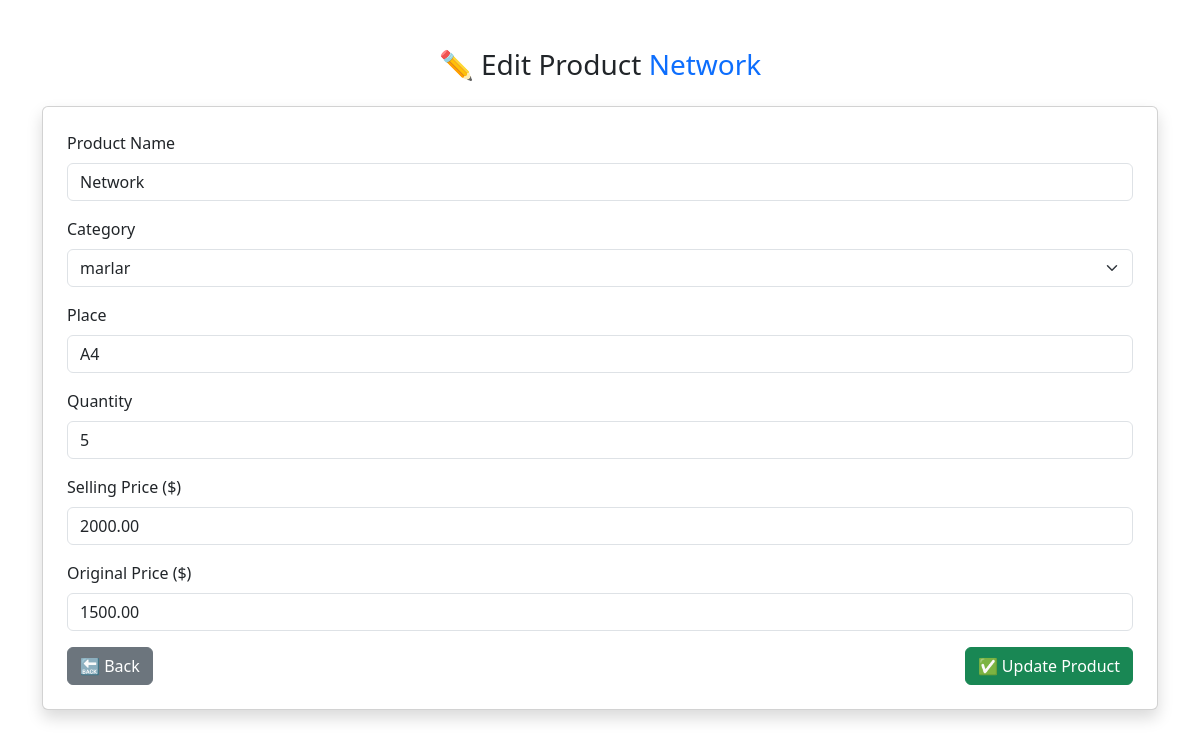
Screenshot of /edit_product.php?id=3 with the database file from the repository.
### tables this page shows
CREATE TABLE `products` (
  `id` int(11) NOT NULL,
  `product_name` varchar(150) NOT NULL,
  `category_id` int(11) DEFAULT NULL,
  `place` varchar(100) DEFAULT NULL,
  `qty` int(11) NOT NULL DEFAULT 0,
  `selling_price` decimal(10,2) DEFAULT NULL,
  `original_price` decimal(10,2) DEFAULT NULL,
  `created_at` timestamp NOT NULL DEFAULT current_timestamp()
);

CREATE TABLE `categories` (
  `id` int(11) NOT NULL,
  `category_name` varchar(100) NOT NULL
);

### edit_product.php (the view, shortened to what this page needs)
<?php
include 'db.php';
$product_id = $_GET['id'];
$stmt = $conn->prepare("SELECT * FROM products WHERE id = ?");
$stmt->bind_param("i", $product_id);
$stmt->execute();
$result = $stmt->get_result();
$product = $result->fetch_assoc();
$categoryResult = $conn->query("SELECT * FROM categories");
?>
<!DOCTYPE html>
<html lang="en">
<head>
    <link href="https://cdn.jsdelivr.net/npm/bootstrap@5.3.3/dist/css/bootstrap.min.css" rel="stylesheet">
</head>
<body>
    <div class="container mt-5">
        <h3 class="text-center mb-4">✏️ Edit Product <span class="text-primary"><?= htmlspecialchars($product['product_name']); ?></span></h3>
        <form method="POST" class="card p-4 shadow">
            <div class="mb-3">
                <label class="form-label">Product Name</label>
                <input type="text" name="product_name" value="<?= htmlspecialchars($product['product_name']); ?>" class="form-control" required>
            </div>
            <div class="mb-3">
                <label class="form-label d-flex justify-content-between align-items-center">
                    <span>Category</span>
                </label>
                <select name="category_id" class="form-select" required>
                    <?php while ($cat = $categoryResult->fetch_assoc()): ?>
                        <option value="<?= $cat['id']; ?>" <?= $cat['id'] == $product['category_id'] ? 'selected' : ''; ?>>
                            <?= htmlspecialchars($cat['category_name']); ?>
                        </option>
                    <?php endwhile; ?>
                </select>
            </div>
            <div class="mb-3">
                <label class="form-label">Place</label>
                <input type="text" name="place" value="<?= htmlspecialchars($product['place']); ?>" class="form-control" required>
            </div>
            <div class="mb-3">
                <label class="form-label">Quantity</label>
                <input type="number" name="qty" value="<?= $product['qty']; ?>" class="form-control" min="0" required>
            </div>
            <div class="mb-3">
                <label class="form-label">Selling Price ($)</label>
                <input type="number" name="selling_price" value="<?= $product['selling_price']; ?>" step="0.01" class="form-control" min="0" required>
            </div>
            <div class="mb-3">
                <label class="form-label">Original Price ($)</label>
                <input type="number" name="original_price" value="<?= $product['original_price']; ?>" step="0.01" class="form-control" min="0" required>
            </div>
            <div class="d-flex justify-content-between">
                <a href="index.php" class="btn btn-secondary">🔙 Back</a>
                <button type="submit" class="btn btn-success">✅ Update Product</button>
            </div>
        </form>
    </div>
</body>
</html>

### rows the page displays
products: product_name "Network", category_id "marlar", place "A4", qty "5", selling_price "2000.00", original_price "1500.00"
